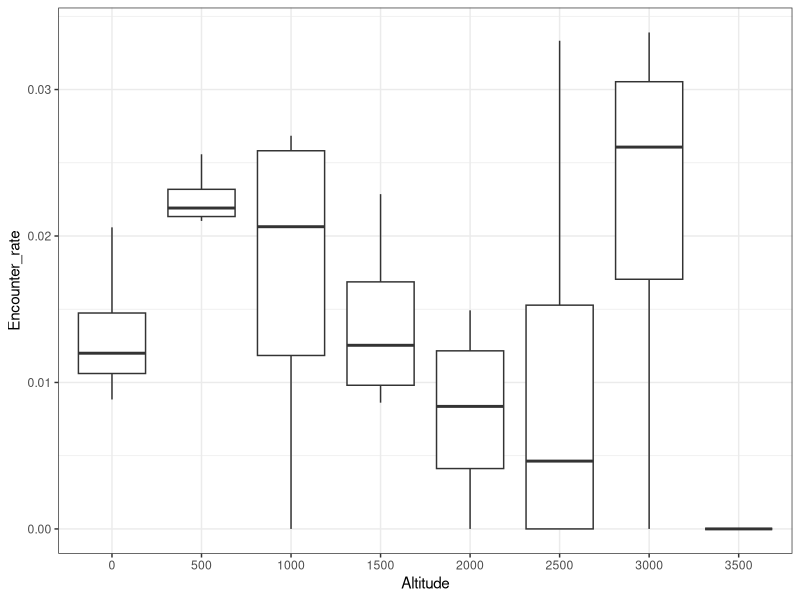
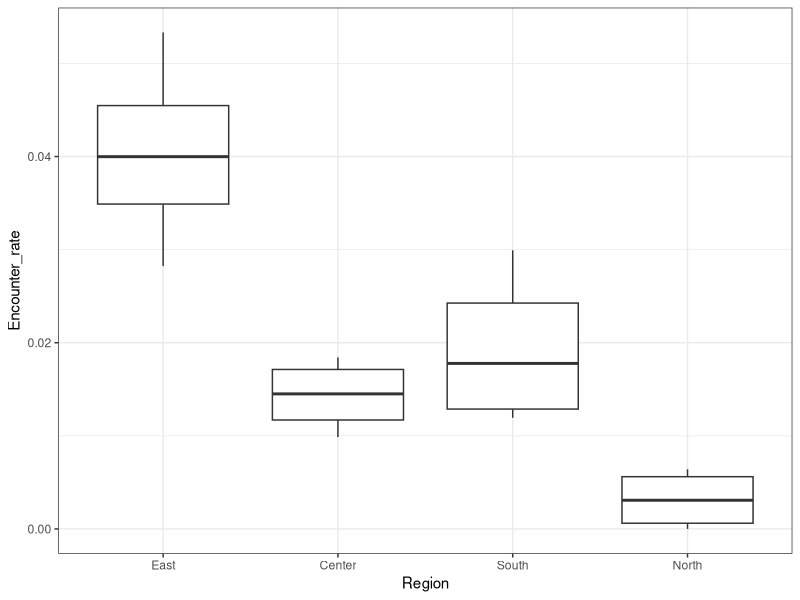
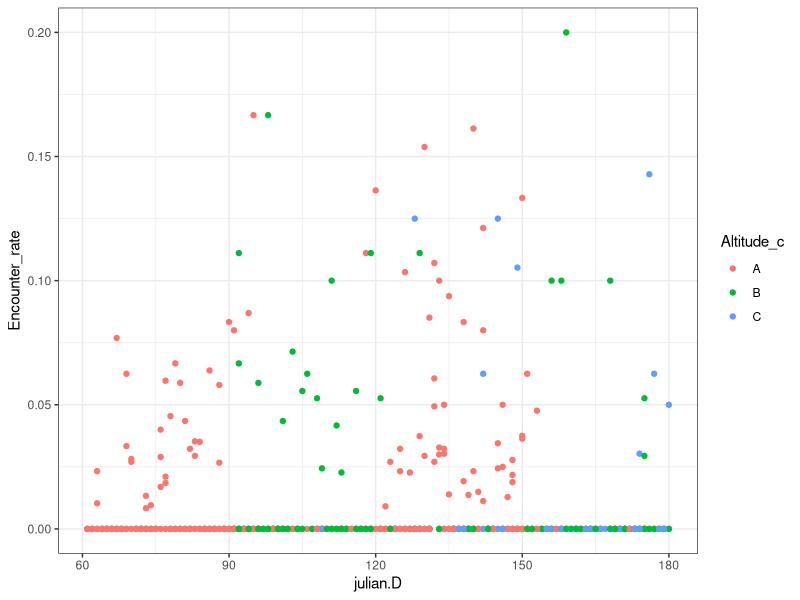
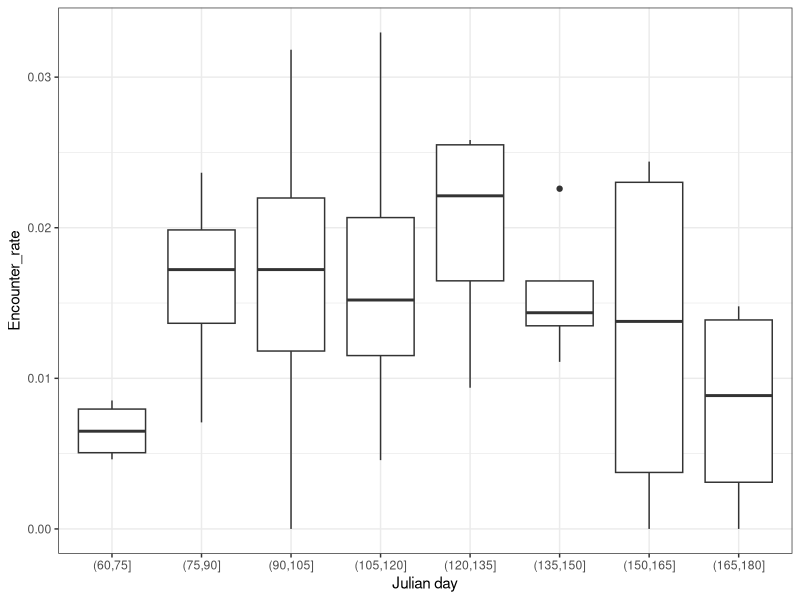
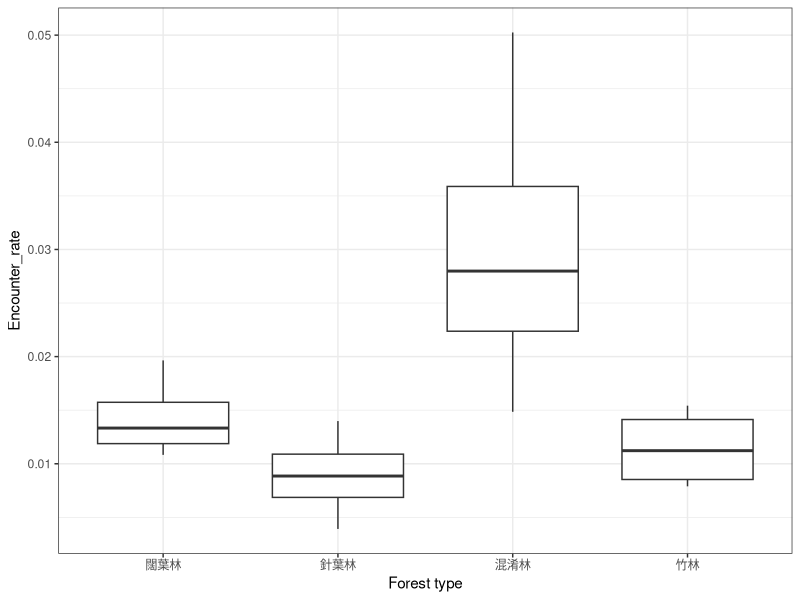
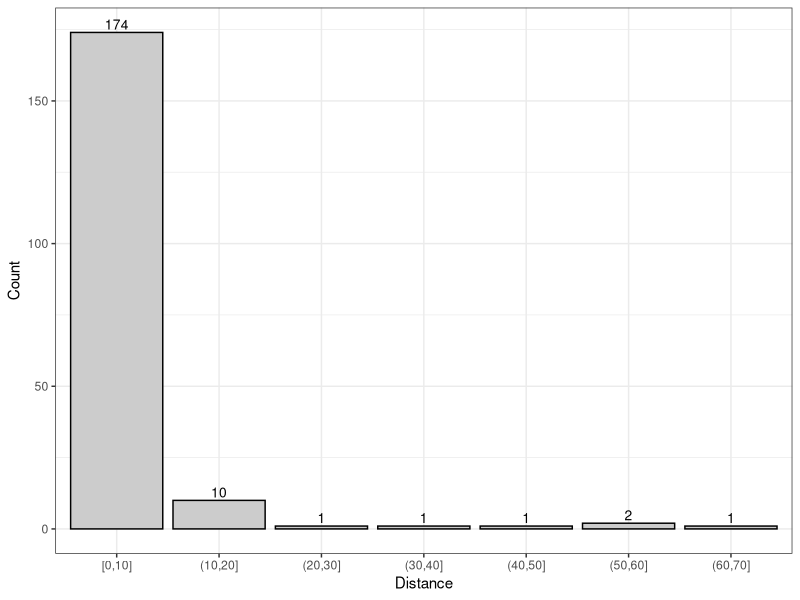

The R script that drew these images, in order:
#---- load library

library(data.table)
library(magrittr)
library(readxl)
library(tidyr)
library(purrr)
library(dplyr)
library(writexl)
library(ggplot2)
library(lattice)
library(reshape2)

#Original data---- 

M.data.o <- read_excel("./data/clean/for analysis.xlsx",
                     sheet=1) %>% setDT %>% 
  .[, DATE := as.IDate(paste(Year, Month, Day, sep = "/"))] %>% 
  .[TypeName %like% "混", TypeName.n := "混淆林"] %>% 
  .[TypeName %like% "竹林", TypeName.n := "竹林"] %>% 
  .[TypeName %like% "闊葉", TypeName.n := "闊葉林"] %>% 
  .[TypeName %like% "針葉", TypeName.n := "針葉林"] %>% 
  .[, TypeName.1 := ifelse(Distance>20, "非森林", TypeName.n)] %>% 
  .[, County := ordered(County,
                        c("宜蘭縣","基隆市","台北市","臺北市",
                          "新北市","台北縣","臺北縣",
                          "桃園縣","桃園市","新竹市",
                          "新竹縣","苗栗縣",
                          "台中市","臺中市","台中縣","臺中縣",
                          "彰化縣","南投縣","南投市",
                          "雲林縣","嘉義縣","嘉義市",
                          "台南市","臺南市","台南縣","臺南縣",
                          "高雄縣","高雄市",
                          "屏東縣", "花蓮縣",
                          "台東縣","臺東縣"))] %>% 
  
  .[County %in% list("宜蘭縣","基隆市","台北市","臺北市",
                     "新北市","台北縣","臺北縣",
                     "桃園縣","桃園市","新竹市",
                     "新竹縣","苗栗縣"), Region := "North"] %>%
  .[County %in% list("台中市","臺中市",
                     "台中縣","臺中縣",
                     "彰化縣","南投縣","南投市",
                     "雲林縣","嘉義縣","嘉義市"), Region := "Center"] %>%
  .[County %in% list("台南市","臺南市",
                     "台南縣","臺南縣",
                     "高雄縣","高雄市",
                     "屏東縣"), Region := "South"]%>%
  .[County %in% list("花蓮縣",
                     "台東縣","臺東縣"), Region := "East"] %>% 
  .[, julian.D := yday(DATE)] %>% 
  .[, Altitude_c := substr(Site_N,1,1)] %>% setDT 

M.data.o$Year %<>% as.numeric
M.data.o$Survey %<>% as.numeric
M.data.o$Point %<>% as.numeric
M.data.o$Macaca_sur %<>% as.numeric
M.data.o$Month %<>% as.numeric
M.data.o$Day %<>% as.numeric
M.data.o$Distance %<>% as.numeric

#Remove duplicate data-------------------------------------------
M.data <- M.data.o %>% copy(.) %>% 
  .[Year %in% 2015 & Survey %in% 2 & Site_N %in% "A29-17" & Point %in% 7,
    Macaca_sur := NA] %>% 
  .[Year %in% 2015 & Survey %in% 2 & Site_N %in% "A33-28" & Point %in% 7,
    Macaca_sur := NA] %>% 
  .[Year %in% 2016 & Survey %in% 1 & Site_N %in% "B33-01" & Point %in% 4,
    Macaca_sur := NA] %>% 
  .[Year %in% 2017 & Survey %in% 1 & Site_N %in% "B38-07" & Point %in% 7,
    Macaca_sur := NA] %>% 
  .[Year %in% 2018 & Survey %in% 1 & Site_N %in% "A35-15" & Point %in% 5,
    Macaca_sur := NA] %>% 
  .[Year %in% 2018 & Survey %in% 2 & Site_N %in% "A28-10" & Point %in% 6,
    Macaca_sur := NA] %>% 
  .[Year %in% 2019 & Survey %in% 1 & Site_N %in% "B14-02" & Point %in% 6,
    Macaca_sur := NA] %>% 
  .[Year %in% 2019 & Survey %in% 1 & Site_N %in% "B38-08" & Point %in% 5,
    Macaca_sur := NA] %>% 
  .[Year %in% 2019 & Survey %in% 2 & Site_N %in% "A20-02" & Point %in% 3,
    Macaca_sur := NA] %>% 
  .[Year %in% 2019 & Survey %in% 2 & Site_N %in% "A33-32" & Point %in% 6,
    Macaca_sur := NA] 

M.data.o %>% .[Macaca_sur %in% 1, .N]
M.data %>% .[Macaca_sur %in% 1, .N]
#-----------------------------------

M.data.o %>% .[Macaca_sur %in% 1, .N, by = list(Year, Survey, County)] %>% 
  dcast(., County ~ Year + Survey, value.var = "N",
        fun.aggregate = sum,
        margins = c("Year", "County"))

M.data %>% .[Macaca_sur %in% 1, .N, by = list(Year, Survey, County)] %>% 
  dcast(., County ~ Year + Survey, value.var = "N",
        fun.aggregate = sum,
        margins = c("Year", "County"))



#------------------------------------------
M.data %>% 
  .[Year < 2019,] %>% 
  .[!(TypeName.1 %in% "非森林"),] %>% 
  .[is.na(Macaca_sur), Macaca_sur := 0] %>% 
  .[, Altitude_f := cut(Altitude,
                        breaks = c(seq(0,4000,500)),
                        labels = c(seq(0,3500,500)),
                        include.lowest = T)] %>% 
  .[, .(V1 = sum(Macaca_sur),.N), by= list(Year, Altitude_f)] %>% 
  .[, Encounter_rate := V1/N] %>% 

ggplot(., aes( Altitude_f, Encounter_rate)) + geom_boxplot() + theme_bw() + 
  xlab("Altitude")


M.data %>% 
  .[Year < 2019,] %>% 
  .[!(TypeName.1 %in% "非森林"),] %>% 
  .[is.na(Macaca_sur), Macaca_sur := 0] %>% 
  .[, Region := ordered(Region, c("East", "Center", "South", "North"))] %>% 
  .[, .(V1 = sum(Macaca_sur),.N), by= list(Year, Region)] %>% 
  .[, Encounter_rate := V1/N] %>% 

ggplot(., aes( Region, Encounter_rate))+geom_boxplot() + theme_bw()

M.data %>% 
  .[Year < 2019,] %>% 
  .[!(TypeName.1 %in% "非森林"),] %>% 
  .[is.na(Macaca_sur), Macaca_sur := 0] %>% 
  .[, .(V1 = sum(Macaca_sur),.N), by= list(Year, julian.D, Altitude_c )] %>% 
  .[, Encounter_rate := V1/N] %>% 

ggplot(., aes(julian.D, Encounter_rate, colour = Altitude_c))+
  geom_point() + theme_bw()


M.data %>% 
  .[Year < 2019,] %>% 
  .[!(TypeName.1 %in% "非森林"),] %>% 
  .[is.na(Macaca_sur), Macaca_sur := 0] %>%
  .[, julian.D_f := cut(julian.D,
                        breaks = c(seq(0,210,15)),
                        include.lowest = T)] %>% 
  .[, .(V1 = sum(Macaca_sur),.N), by= list(Year, julian.D_f)] %>% 
  .[, Encounter_rate := V1/N]  %>% 

ggplot(., aes(julian.D_f, Encounter_rate))+
  geom_boxplot() + theme_bw() + 
  xlab("Julian day")





M.data %>% 
  .[Year < 2019,] %>% 
  .[!(TypeName.1 %in% "非森林"),] %>% 
  .[is.na(Macaca_sur), Macaca_sur := 0] %>% 
  .[, TypeName.1:= ordered(TypeName.1, c("闊葉林", "針葉林", "混淆林", "竹林"))] %>% 
  .[, .(V1 = sum(Macaca_sur),.N), by= list(Year, TypeName.1)]  %>% 
  .[, Encounter_rate := V1/N] %>% 
  
  ggplot(., aes( TypeName.1, Encounter_rate))+geom_boxplot() + theme_bw()+ 
  xlab("Forest type")



M.data %>%setDT %>% 
  .[Macaca_sur %in% 1,DD := cut(Distance, breaks = seq(0,100,10),
                                ordered_result = T,
                                include.lowest = T)] %>% 
  .[Macaca_sur %in% 1,.(D2 = .N), by = list(DD)] %>% 
  ggplot(., aes(x=DD, y=D2)) +
  geom_bar(stat="identity", colour = "black", fill=gray(0.8))+
  geom_text(aes(label=D2), vjust=-0.3, color="black", size=3.5)+
  theme_bw()+
  xlab("Distance")+
  ylab("Count")

  
